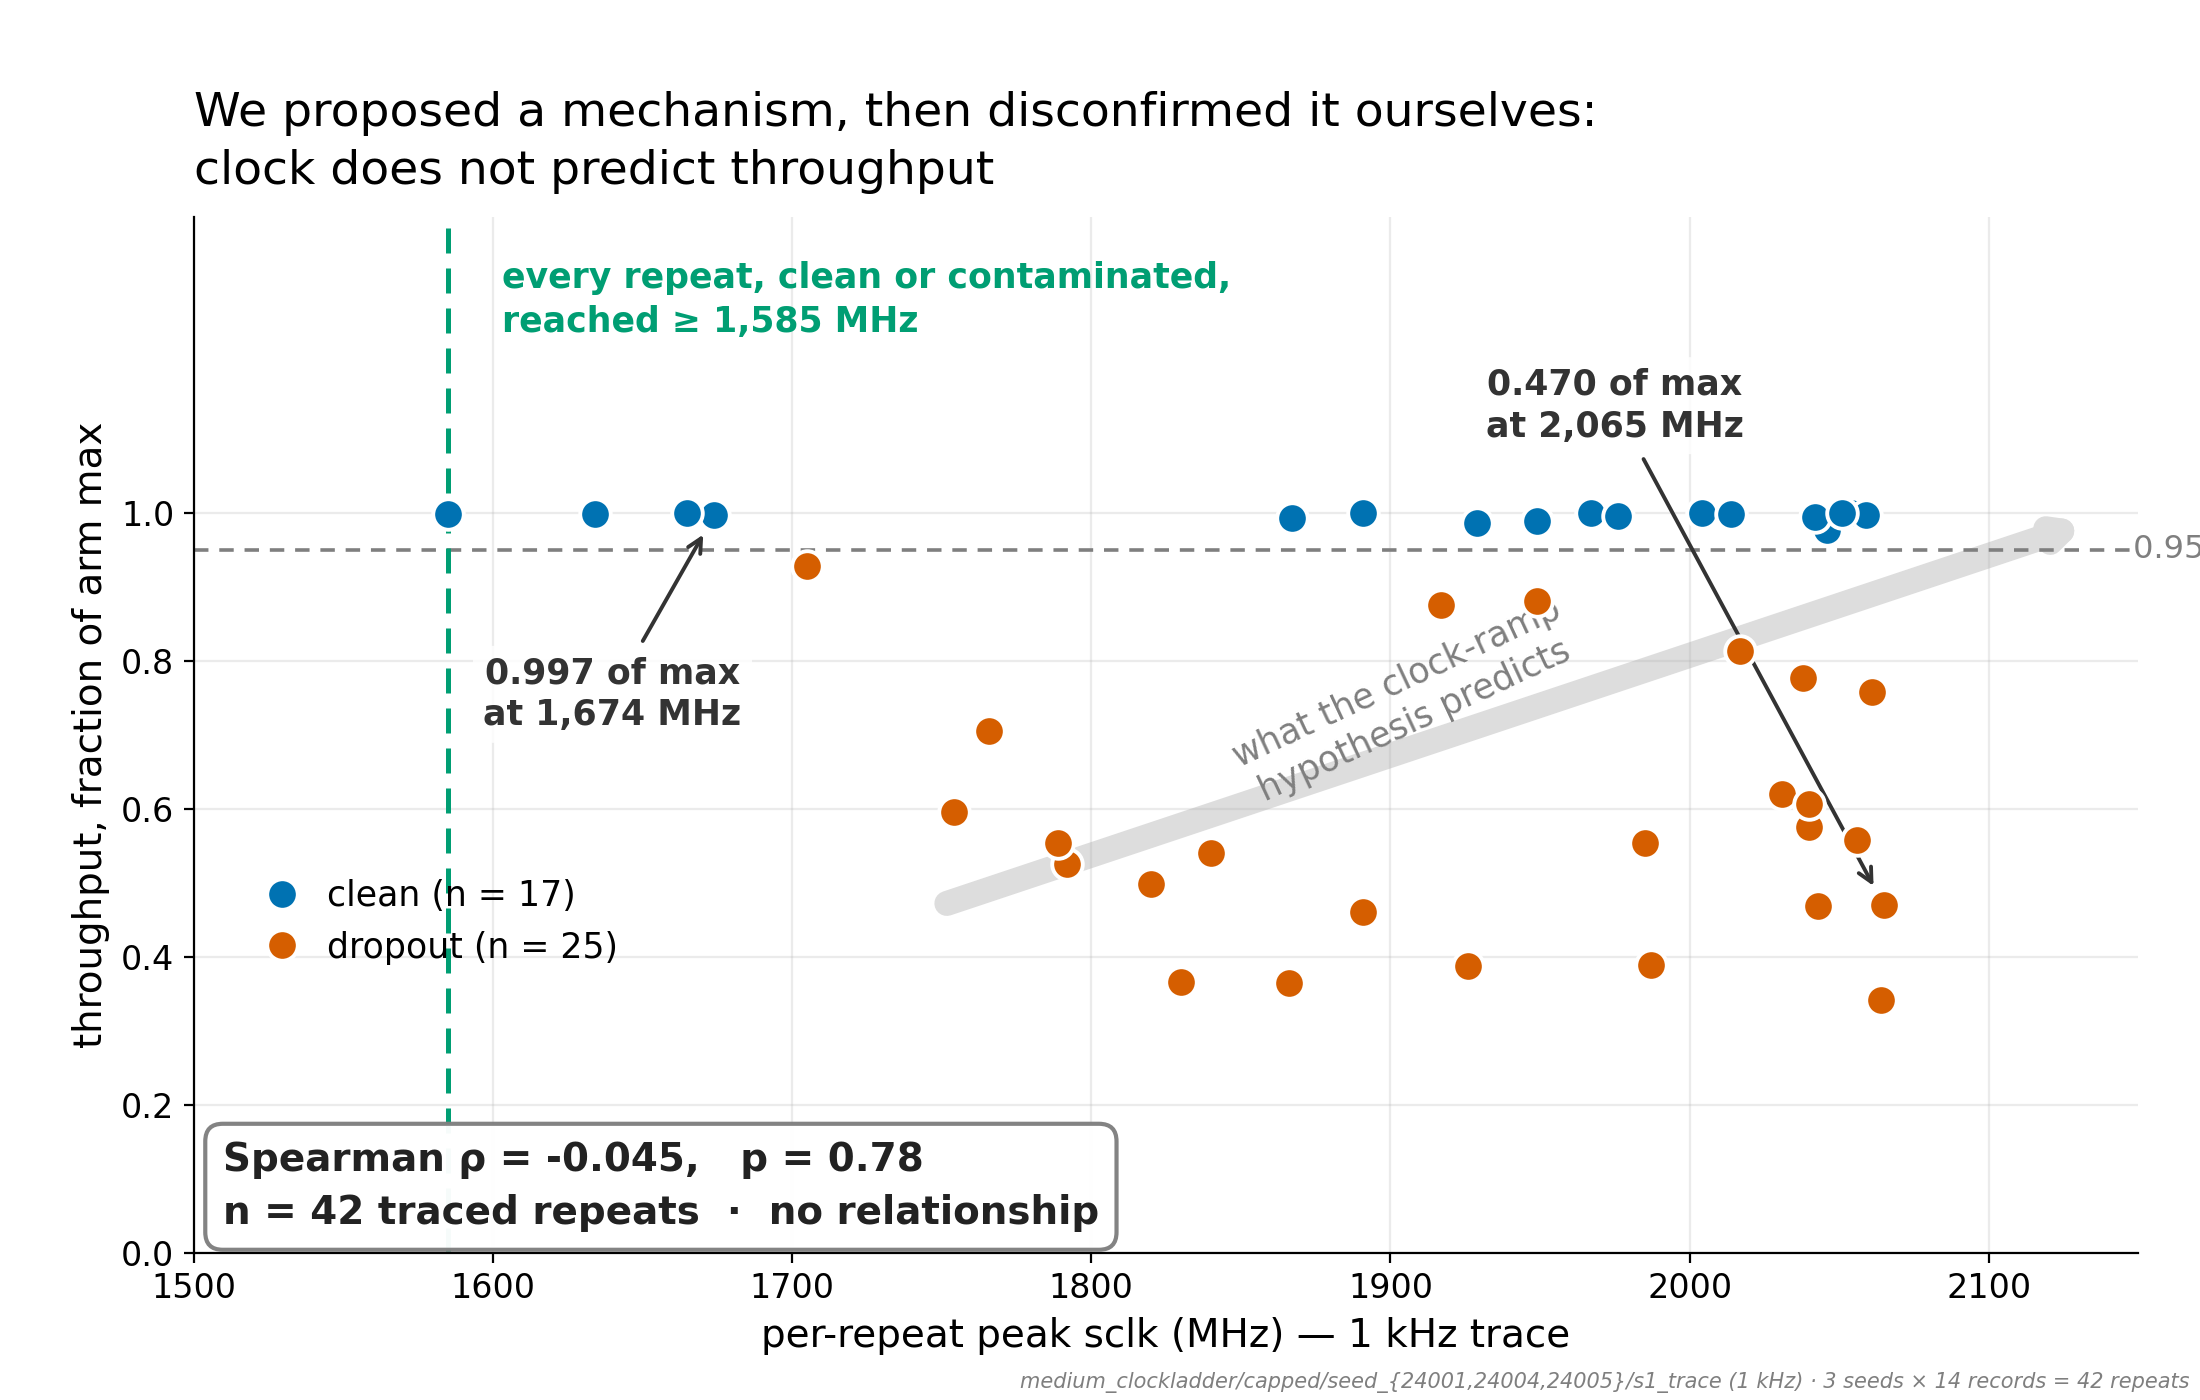

The script that saved this image:
#!/usr/bin/env python3
"""APPENDIX -- the clock-ramp hypothesis, tested by us and disconfirmed.

This used to be the third panel of ``p19_defect_storyboard``. It was moved to a
backup slide because it is a *side branch*: it reports a mechanism we proposed
and then refuted, which is a credibility point rather than a step in the
symptom -> root-cause story that P19 now tells in two panels.

The hypothesis
--------------
An idle GPU sits at a low clock and needs time to ramp. A 3.2 ms warm-up would
therefore open the timed window on a partly-promoted card, and the slow repeats
would be the ones that ran at low clock.

The test
--------
Direct 1 kHz clock telemetry, aligned per repeat, over 42 traced repeats. If
the hypothesis held, dropouts would sit at the low-clock end and the cloud would
climb left-to-right.

The result
----------
No relationship. Every repeat -- clean or contaminated -- reached at least the
minimum traced clock, and the two counterexamples are decisive in both
directions: a repeat at the LOWEST clock delivered 0.997 of arm max, and a
repeat near the HIGHEST clock delivered 0.470.

What survives is the correlation with warm-up *duration* (P19 panel 2). The
mechanism itself is ``NOT_EVALUATED`` -- an unidentified mechanism is not an
absent one, and at ~8 ms effective resolution this trace cannot resolve what the
clock did inside a 3.2 ms warm-up. The clock account is **disfavoured, not
excluded.**

Run on the HOST:  python3 apx_clock_disconfirmation.py
"""
from __future__ import annotations

import common as C
import p19_defect_storyboard as P19

DROPOUT_FRAC = P19.DROPOUT_FRAC


def main():
    clock = P19.load_clock_records()
    rho, pval = P19.spearman([r["sclk_max"] for r in clock],
                             [r["ratio"] for r in clock])
    clk_lo = min(r["sclk_max"] for r in clock)
    clk_hi = max(r["sclk_max"] for r in clock)

    clean = [r for r in clock if r["ratio"] >= DROPOUT_FRAC]
    drop = [r for r in clock if r["ratio"] < DROPOUT_FRAC]

    print(f"  n={len(clock)}  spearman(sclk_max, ratio) = {rho:+.4f}  "
          f"p = {pval:.4f}   sclk_max range {clk_lo:,}-{clk_hi:,} MHz   "
          f"dropouts {len(drop)}/{len(clock)}")

    fig, ax = C.new_fig(1, 1, figsize=(11.0, 7.0))

    ax.set_title("We proposed a mechanism, then disconfirmed it ourselves:\n"
                 "clock does not predict throughput",
                 fontsize=17, loc="left", pad=12, linespacing=1.35)

    # the shape the clock-ramp hypothesis predicts: low clock -> low throughput
    ax.annotate("", xy=(2135, 0.99), xytext=(1750, 0.47),
                arrowprops=dict(arrowstyle="->", color=C.C_LIGHT, lw=9),
                zorder=1)
    ax.text(1905, 0.745, "what the clock-ramp\nhypothesis predicts",
            fontsize=12.5, color=C.C_GREY, ha="center", va="center",
            rotation=25, rotation_mode="anchor", linespacing=1.3, zorder=2)

    ax.axhline(DROPOUT_FRAC, color=C.C_GREY, linestyle=(0, (4, 3)), lw=1.3,
               zorder=2)
    ax.text(2145, DROPOUT_FRAC, f" {DROPOUT_FRAC:g} × arm max", fontsize=11.5,
            color=C.C_GREY, ha="left", va="center")
    ax.axvline(clk_lo, color=C.C_GREEN, lw=1.8, linestyle=(0, (5, 3)), zorder=2)
    ax.text(clk_lo + 18, 1.34,
            f"every repeat, clean or contaminated,\nreached ≥ {clk_lo:,} MHz",
            fontsize=12.5, color=C.C_GREEN, ha="left", va="top",
            fontweight="bold", linespacing=1.35)

    for grp, col, lab in ((clean, C.C_BLUE, f"clean (n = {len(clean)})"),
                          (drop, C.C_RED, f"dropout (n = {len(drop)})")):
        ax.plot([r["sclk_max"] for r in grp], [r["ratio"] for r in grp], "o",
                ms=11, color=col, mec="white", mew=1.4, zorder=5, label=lab)

    def _find(target):
        return min(clock, key=lambda r: abs(r["ratio"] - target))

    for target, txy in ((0.997, (1640, 0.755)), (0.470, (1975, 1.145))):
        r = _find(target)
        ax.annotate(f"{r['ratio']:.3f} of max\nat {r['sclk_max']:,} MHz",
                    xy=(r["sclk_max"], r["ratio"]), xytext=txy,
                    fontsize=12.5, fontweight="bold", color="#333333",
                    ha="center", va="center", zorder=3, linespacing=1.3,
                    bbox=dict(boxstyle="round,pad=0.3", fc="white", ec="none",
                              alpha=0.85),
                    arrowprops=dict(arrowstyle="->", color="#333333", lw=1.4,
                                    shrinkB=8))

    ax.text(0.015, 0.02,
            f"Spearman ρ = {rho:+.3f},   p = {pval:.2f}\n"
            f"n = {len(clock)} traced repeats  ·  no relationship",
            transform=ax.transAxes, ha="left", va="bottom", fontsize=14,
            linespacing=1.5, fontweight="bold", color="#222222", zorder=6,
            bbox=dict(boxstyle="round,pad=0.45", fc="white", ec=C.C_GREY,
                      lw=1.5, alpha=0.97))

    ax.set_xlim(1500, 2150)
    ax.set_ylim(0.0, 1.40)
    ax.set_yticks([0.0, 0.2, 0.4, 0.6, 0.8, 1.0])
    ax.set_xlabel("per-repeat peak sclk (MHz) — 1 kHz trace")
    ax.set_ylabel("throughput, fraction of arm max")
    ax.legend(loc="lower left", bbox_to_anchor=(0.015, 0.255), frameon=False,
              fontsize=12.5, handletextpad=0.3, borderpad=0.2)

    C.provenance(fig, "medium_clockladder/capped/seed_{24001,24004,24005}"
                      "/s1_trace (1 kHz) · 3 seeds × 14 records = 42 repeats")
    fig.subplots_adjust(left=0.088, right=0.972, top=0.845, bottom=0.105)
    C.save(fig, "apx_clock_disconfirmation", tight=False)


if __name__ == "__main__":
    main()
